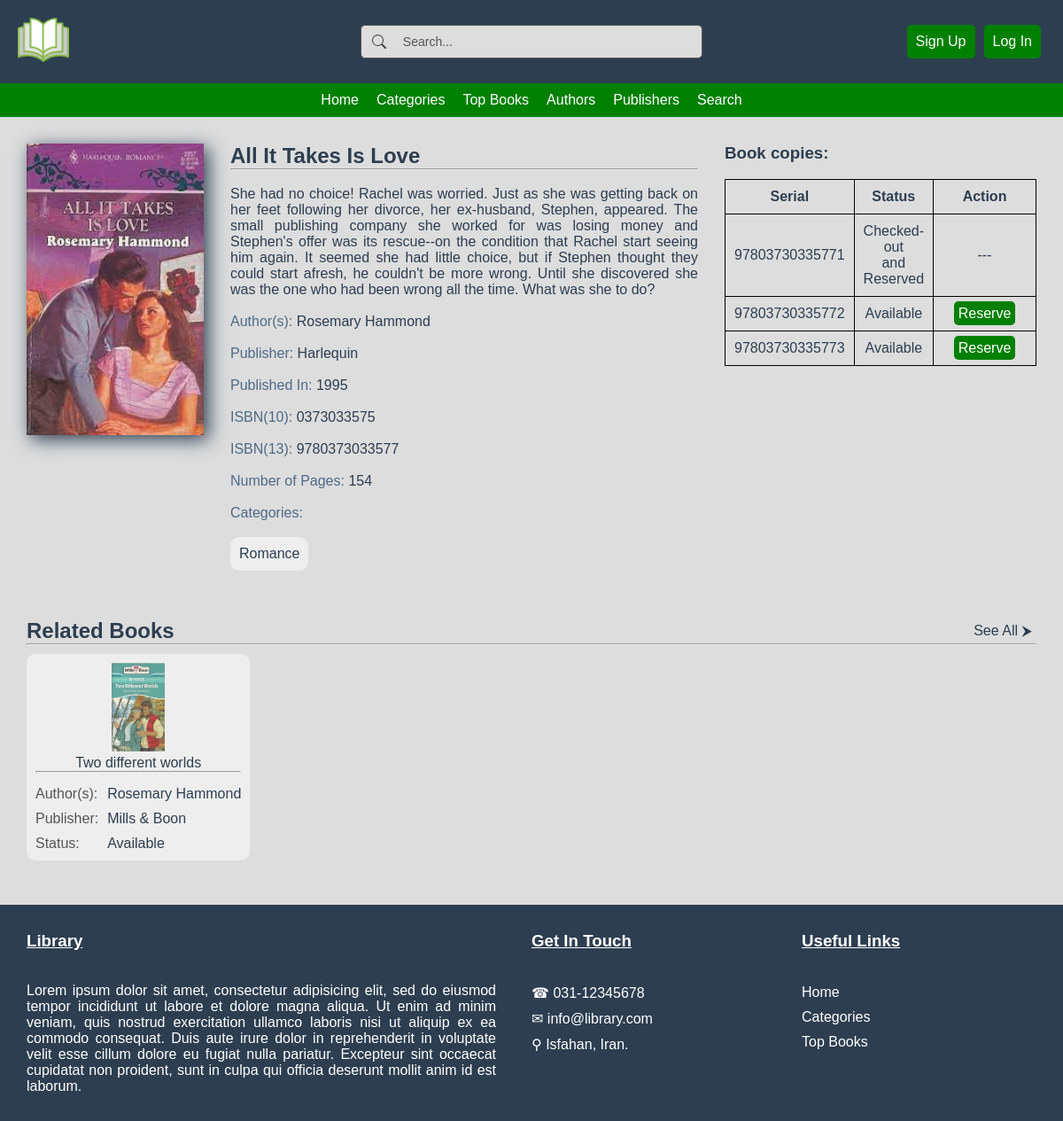
Screenshot of /books/1 with the database file from the repository.
### core/models.py (models this page shows, shortened)
class Book(models.Model):
    title = models.CharField(max_length=400)
    authors = models.ManyToManyField(
        Person, related_name="written_books", verbose_name="Authors")
    translators = models.ManyToManyField(
        Person, related_name="translated_books", verbose_name="Translators", blank=True)
    publisher = models.ForeignKey(
        Publisher, related_name="books", verbose_name="Publisher", on_delete=models.CASCADE)
    categories = models.ManyToManyField(
        Category, related_name="books", verbose_name="Categories")
    year = models.IntegerField(verbose_name="Year Published")
    isbn10 = models.CharField(verbose_name="ISBN10",
                              max_length=10, null=True, blank=True, unique=True)
    isbn13 = models.CharField(verbose_name="ISBN13",
                              max_length=13, null=True, blank=True, unique=True)
    num_pages = models.IntegerField(
        verbose_name="Number of Pages", null=True, blank=True)
    description = models.TextField(
        verbose_name="Description", null=True, blank=True)
    edition = models.IntegerField(
        verbose_name="Edition", null=True, blank=True)
    image = models.ImageField(
        upload_to="images/books/", null=True, blank=True)
    @property
    def authors_names(self):
        return ', '.join(a.full_name for a in self.authors.all())
    @property
    def translators_names(self):
        return ', '.join(a.full_name for a in self.translators.all())

class Person(models.Model):
    first_name = models.CharField(max_length=50, verbose_name="First Name")
    last_name = models.CharField(max_length=50, verbose_name="Last Name")
    description = models.TextField(
        verbose_name="Description", null=True, blank=True)
    image = models.ImageField(
        upload_to="images/people/", null=True, blank=True)
    @property
    def full_name(self):
        return f"{self.first_name} {self.last_name}"
    class Meta:
        verbose_name_plural = "People"

class Publisher(models.Model):
    name = models.CharField(max_length=50, verbose_name="Name")
    description = models.TextField(
        verbose_name="Description", null=True, blank=True)
    image = models.ImageField(
        upload_to="images/publishers/", null=True, blank=True)

class Category(models.Model):
    name = models.CharField(max_length=30, verbose_name="Name")
    description = models.TextField(
        verbose_name="Description", null=True, blank=True)
    class Meta:
        verbose_name_plural = "Categories"

class BookCopy(models.Model):
    book = models.ForeignKey(Book, related_name="copies",
                             verbose_name="Book", on_delete=models.CASCADE)
    serial = models.CharField(max_length=15)
    @property
    def not_returned_checkouts(self):
        return self.checkouts.filter(is_returned=False)
    class Meta:
        verbose_name_plural = "BookCopies"

### core/views.py (the view)
# urls.py: path('books/<int:pk>', views.book, name="book"),
def book(request, pk):
    book = Book.objects.get(pk=pk)
    book_copies = BookCopy.objects.filter(book=book)
    related_books = Book.objects.filter(
        (Q(authors__in=book.authors.all()) | Q(categories__in=book.categories.all())) & ~Q(id=book.id))[:10]
    context = {
        'book': book,
        'book_copies': book_copies,
        'related_books': related_books
    }
    return render(request, 'core/book.html', context)

### core/templates/core/book.html (shortened to what this page needs)
{% extends "core/base.html" %}
{% load static %}
{% block content %}
<main>
    <div class="book-info-section">
        <div class="book-image">
            <img src="{{ book.image.url }}" alt="Book" width="200px" height="auto">
        </div>
        <div class="book-info">
            <h2>{{ book.title }}</h2>
            <hr><br>
            <p class="book-description">{{ book.description }}</p><br>
            <span class="book-info-title">Author(s):</span>
            <span class="book-info-value"><a href="#">{{ book.authors_names }}</a></span><br><br>
            <span class="book-info-title">Publisher:</span>
            <span class="book-info-value"><a href="">{{ book.publisher.name }}</a></span><br><br>
            <span class="book-info-title">Published In:</span>
            <span class="book-info-value">{{ book.year }}</span><br><br>
            {% if book.isbn10 %}
            <span class="book-info-title">ISBN(10):</span>
            <span class="book-info-value">{{ book.isbn10 }}</span><br><br>
            {% endif %}
            {% if book.isbn13 %}
            <span class="book-info-title">ISBN(13):</span>
            <span class="book-info-value">{{ book.isbn13 }}</span><br><br>
            {% endif %}
            {% if book.num_pages %}
            <span class="book-info-title">Number of Pages:</span>
            <span class="book-info-value">{{ book.num_pages }}</span><br><br>
            {% endif %}
            <span class="book-info-title">Categories:</span><br><br>
            <div class="book-category-list">
                {% for category in book.categories.all %}
                <a href="#">
                    <div class="card">
                        <span>{{ category.name }}</span>
                    </div>
			    </a>
                {% endfor %}
            </div>
        </div>
        <div class="book-copies-section">
            <h3>Book copies:</h3><br>
            <table class="book-copies-table">
                <tr>
                    <th>Serial</th>
                    <th>Status</th>
                    <th class="column-expand">Action</th>
                </tr>
                {% for bc in book_copies %}
                <tr>
                    <td>{{ bc.serial }}</td>
                    {% if bc.not_returned_checkouts %}
                        {% if bc.reserves.count %}
                        <td>Checked-out <br> and <br> Reserved</td>
                        <td>---</td>
                        {% else %}
                        <td>Checked-out</td>
                        <td><a class="checkout-btn" href="#">Reserve</a></td>
                        {% endif %}
                    {% elif bc.reserves.count %}
                    <td>Reserved</td>
                    <td>---</td>
                    {% else %}
                    <td>Available</td>
                    <td>
                        <a class="checkout-btn" href="#">Reserve</a>
                    </td>
                    {% endif %}
                </tr>
                {% empty %}
                <tr>
                    <td colspan="3">Not In Library</td>
                </tr>
                {% endfor %}
            </table>
        </div>
    </div>
    <br><br><br>
    <div class="home-section">
		<div class="home-section-title">
			<h2>Related Books</h2>
			<a href="#">See All</a>
		</div>
		<hr>
		<div class="home-section-content">
			{% for book in related_books %}
				<div class="card book">
					<a href="{% url "book" book.id %}">
					<img src="{{ book.image.url }}" alt="Book" height="100px" width="auto">
					<p>{{ book.title }}</p>
					</a>
					<hr>
					<div class="book-detail">
						<span class="book-detail-title">Author(s):</span>
						<a href="#"><span class="book-detail-value">{{ book.authors_names }}</span></a>
						<span class="book-detail-title">Publisher:</span>
						<a href="#"><span class="book-detail-value">{{ book.publisher.name }}</span></a>
						<span class="book-detail-title">Status:</span>
						<span class="book-detail-value">Available</span>
					</div>
				</div>
			{% endfor %}
		</div>
	</div>
</main>
{% endblock content %}

### core/static/core/css/style.css (style rules this page uses)
* { margin: 0; padding: 0; font-family: Verdana, Geneva, Tahoma, sans-serif; }
a:where(:link, :visited) { text-decoration: none; }
main { background-color: #ddd; padding: 30px; }
.home-section { margin-bottom: 20px; }
.home-section-title { display: flex; justify-content: space-between; color: #2D3E50; }
.home-section-title a:where(:link, :visited) { text-decoration: none; color: #2D3E50; padding: 5px; border-radius: 5px; }
.home-section-title a::after { content: " ⮞"; }
.home-section-content { display: flex; justify-content: flex-start; flex-wrap: wrap; gap: 10px; padding-top: 10px; }
.home-section-content a:where(:link, :visited) { text-decoration: none; }
.card { background-color: #eee; color: #2D3E50; padding: 10px; border-radius: 10px; }
.book { text-align: center; color: #2D3E50; }
.book a:where(:link, :visited) { text-decoration: none; color: #2D3E50; }
.book-detail { padding-top: 15px; text-align: justify; display: grid; grid-template-columns: auto auto; gap: 10px; }
.book-detail-title { color: #555; }
.book-detail-value { color: #2D3E50; }

### core/static/core/css/book.css (style rules this page uses)
.book-info-section { display: grid; grid-template-columns: 1fr 3fr 2fr; gap: 30px; }
.book-description { text-align: justify; }
.book-image img { box-shadow: 5px 5px 20px #2D3E50; }
.book-info { color: #2D3E50; }
.book-info-title { color: #4e6a88; }
.book-info-value a:where(:link, :visited) { color: #2D3E50; text-decoration: none; }
.book-category-list { display: flex; justify-content: flex-start; gap: 10px; }
.book-copies-section { color: #2D3E50; }
.book-copies-table { border-collapse: collapse; width: 100%; }
.book-copies-table :is(td, th) { border: 1px solid black; padding: 10px; text-align: center; }
.column-expand { width: 100%; }
a.checkout-btn:where(:link, :visited) { background-color: hsl(120, 100%, 25%); color: #fff; text-decoration: none; padding: 5px; border-radius: 5px; }

### rows the page displays
Book: image (picture), title "All It Takes Is Love", description "She had no choice! Rachel was worried. Just as she was getting back on her feet following her divorce, her ex-husband, Stephen, appeared. The small publishing company she worked for was losing money and Stephen's offer was its rescue--on the condition that Rachel start seeing him again. It seemed she had little choice, but if Stephen thought they could start afresh, he couldn't be more wrong. Until she discovered she was the one who had been wrong all the time. What was she to do?", authors_names "Rosemary Hammond", publisher.name "Harlequin", year "1995", isbn10 "0373033575", isbn13 "9780373033577", num_pages "154"
Category: name "Romance"
BookCopy: serial "97803730335771", shows "Checked-out"
BookCopy: serial "97803730335772", shows "Available"
BookCopy: serial "97803730335773", shows "Available"
Book: image (picture), title "Two different worlds", authors_names "Rosemary Hammond", publisher.name "Mills & Boon"
